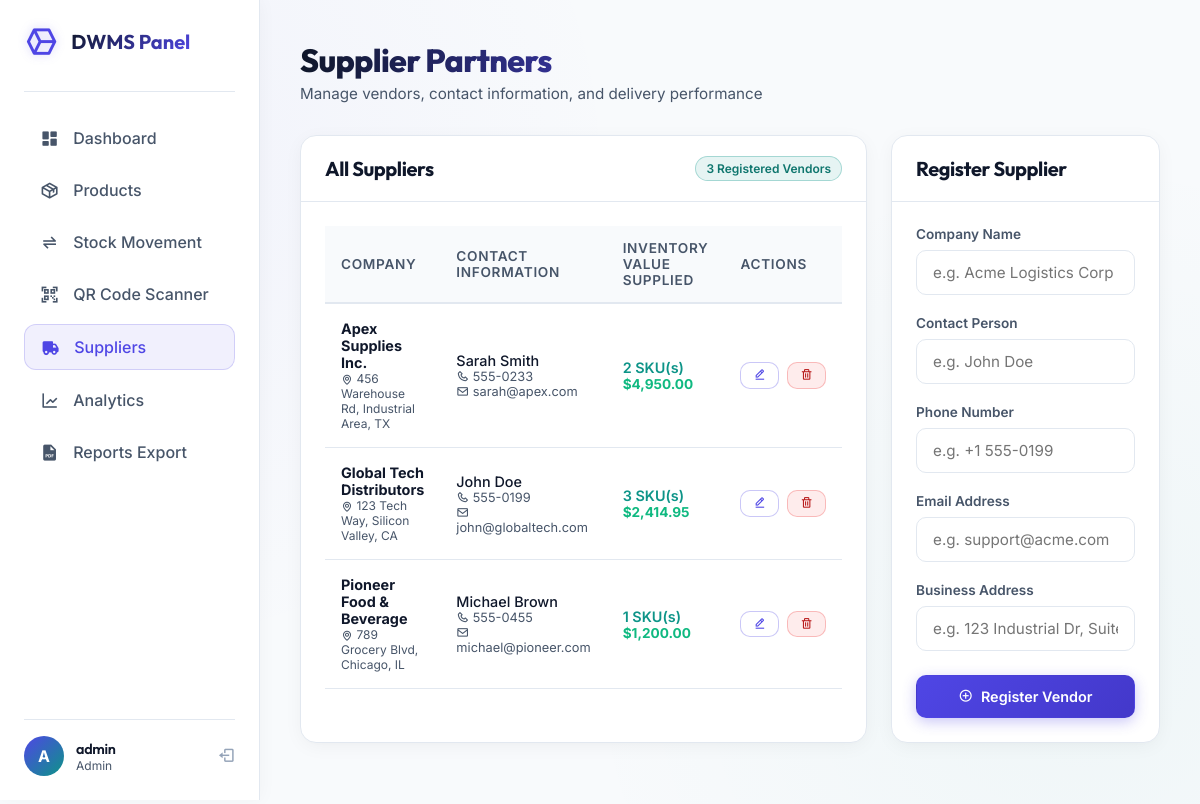
Screenshot of /suppliers/ (signed in) with the database file from the repository.
### tables this page shows
CREATE TABLE suppliers (
    id INTEGER PRIMARY KEY AUTOINCREMENT,
    company_name TEXT UNIQUE NOT NULL,
    contact_person TEXT NOT NULL,
    phone TEXT NOT NULL,
    email TEXT NOT NULL,
    address TEXT NOT NULL
);

### routes/supplier.py (the view)
@supplier_bp.route('/')
@login_required(roles=['Admin', 'Manager'])
def index():
    suppliers = Supplier.get_all()
    stats = Supplier.get_summary_stats()
    performance_map = {p['id']: p for p in stats.get('performance', [])}
    return render_template(
        'suppliers.html',
        active_page='suppliers',
        suppliers=suppliers,
        performance_map=performance_map,
        editing_supplier_id=None
    )

### database/db.py (called while the page is built)
def get_db_connection():
    conn = sqlite3.connect(Config.DB_PATH)
    conn.row_factory = sqlite3.Row
    conn.execute("PRAGMA foreign_keys = ON;")
    return conn

### models/supplier.py (called while the page is built)
    @staticmethod
    def get_all():
        conn = get_db_connection()
        rows = conn.execute("SELECT * FROM suppliers ORDER BY company_name ASC;").fetchall()
        conn.close()
        return [dict(r) for r in rows]

    @staticmethod
    def get_summary_stats():
        conn = get_db_connection()
        stats = {}
        stats['total_suppliers'] = conn.execute("SELECT COUNT(*) FROM suppliers;").fetchone()[0]
        query = """
            SELECT s.id, s.company_name, s.contact_person, COUNT(p.id) AS product_count, SUM(p.quantity * p.unit_price) AS total_value
            FROM suppliers s
            LEFT JOIN products p ON s.id = p.supplier_id
            GROUP BY s.id;
        """
        rows = conn.execute(query).fetchall()
        stats['performance'] = [dict(r) for r in rows]
        conn.close()
        return stats

### routes/auth.py (called while the page is built)
def login_required(roles=None):
    def decorator(f):
        @wraps(f)
        def decorated_function(*args, **kwargs):
            if 'user_id' not in session:
                flash("Please log in to access this page.", "error")
                return redirect(url_for('auth.login'))
            if roles:
                user_role = session.get('user_role')
                allowed_roles = [roles] if isinstance(roles, str) else roles
                if user_role not in allowed_roles:
                    flash("Access Denied: You do not have permissions for this page.", "error")
                    return redirect(url_for('dashboard.index'))
            return f(*args, **kwargs)
        return decorated_function
    return decorator

### templates/suppliers.html (shortened to what this page needs)
{% extends "base.html" %}
{% block content %}
<div class="header-container">
    <div class="page-title">
        <h1>Supplier Partners</h1>
        <p>Manage vendors, contact information, and delivery performance</p>
    </div>
</div>
<div class="content-grid">
    <div class="glass-panel">
        <div class="panel-header">
            <h2>All Suppliers</h2>
            <span class="badge badge-info">{{ suppliers | length }} Registered Vendors</span>
        </div>
        <div class="panel-content">
            {% if suppliers %}
                <div class="table-responsive">
                    <table class="custom-table">
                        <thead>
                            <tr>
                                <th>Company</th>
                                <th>Contact Information</th>
                                <th>Inventory Value Supplied</th>
                                <th>Actions</th>
                            </tr>
                        </thead>
                        <tbody>
                            {% for s in suppliers %}
                                {% set perf = performance_map.get(s.id, {'product_count': 0, 'total_value': 0.0}) %}
                                <tr>
                                    <td>
                                        <div style="font-weight: 700; color: var(--text-primary);">{{ s.company_name }}</div>
                                        <div style="font-size: 0.75rem; color: var(--text-secondary);"><i class='bx bx-map' style="vertical-align: middle;"></i> {{ s.address }}</div>
                                    </td>
                                    <td>
                                        <div style="font-weight: 500;">{{ s.contact_person }}</div>
                                        <div style="font-size: 0.8rem; color: var(--text-secondary);">
                                            <i class='bx bx-phone' style="vertical-align: middle;"></i> {{ s.phone }}<br>
                                            <i class='bx bx-envelope' style="vertical-align: middle;"></i> {{ s.email }}
                                        </div>
                                    </td>
                                    <td>
                                        <div style="font-weight: 600; color: var(--accent-teal);">
                                            {{ perf.product_count }} SKU(s)
                                        </div>
                                        <div style="font-size: 0.85rem; color: var(--accent-success); font-weight: 700;">
                                            ${{ "{:,.2f}".format(perf.total_value or 0.0) }}
                                        </div>
                                    </td>
                                    <td>
                                        <div style="display: flex; gap: 8px; align-items: center;">
                                            <a href="{{ url_for('suppliers.edit_supplier', supplier_id=s.id) }}" class="btn btn-secondary" style="padding: 6px 12px; font-size: 0.8rem; border-color: rgba(79, 70, 229, 0.3); color: var(--accent-purple);" title="Edit Supplier">
                                                <i class='bx bx-edit-alt'></i>
                                            </a>
                                            <form action="{{ url_for('suppliers.delete_supplier', supplier_id=s.id) }}" method="POST" onsubmit="return confirm('Are you sure you want to delete this supplier? Allied products will remain but will not reference a supplier.');" style="display: inline;">
                                                <button type="submit" class="btn btn-danger" style="padding: 6px 12px; font-size: 0.8rem; background: rgba(239, 68, 68, 0.1); color: #b91c1c; border: 1px solid rgba(239, 68, 68, 0.3);" title="Delete Supplier">
                                                    <i class='bx bx-trash'></i>
                                                </button>
                                            </form>
                                        </div>
                                    </td>
                                </tr>
                            {% endfor %}
                        </tbody>
                    </table>
                </div>
            {% else %}
                <div style="text-align: center; padding: 60px 0; color: var(--text-muted);">
                    <i class='bx bxs-truck' style="font-size: 4rem; margin-bottom: 12px; display: block;"></i>
                    <p>No supplier records found. Register a vendor to associate with inventory.</p>
                </div>
            {% endif %}
        </div>
    </div>
    <div class="glass-panel">
        <div class="panel-header">
            <h2>
                {% if editing_supplier_id %}
                    Modify Supplier
                {% else %}
                    Register Supplier
                {% endif %}
            </h2>
        </div>
        <div class="panel-content">
            <form action="{% if editing_supplier_id %}{{ url_for('suppliers.edit_supplier', supplier_id=editing_supplier_id) }}{% else %}{{ url_for('suppliers.add_supplier') }}{% endif %}" method="POST">
                <div class="form-group">
                    <label for="company_name" class="form-label">Company Name</label>
                    <input type="text" id="company_name" name="company_name" class="form-control" placeholder="e.g. Acme Logistics Corp" value="{% if editing_supplier_id %}{{ current_supplier.company_name }}{% endif %}" required>
                </div>
                <div class="form-group">
                    <label for="contact_person" class="form-label">Contact Person</label>
                    <input type="text" id="contact_person" name="contact_person" class="form-control" placeholder="e.g. John Doe" value="{% if editing_supplier_id %}{{ current_supplier.contact_person }}{% endif %}" required>
                </div>
                <div class="form-group">
                    <label for="phone" class="form-label">Phone Number</label>
                    <input type="text" id="phone" name="phone" class="form-control" placeholder="e.g. +1 555-0199" value="{% if editing_supplier_id %}{{ current_supplier.phone }}{% endif %}" required>
                </div>
                <div class="form-group">
                    <label for="email" class="form-label">Email Address</label>
                    <input type="email" id="email" name="email" class="form-control" placeholder="e.g. support@acme.com" value="{% if editing_supplier_id %}{{ current_supplier.email }}{% endif %}" required>
                </div>
                <div class="form-group">
                    <label for="address" class="form-label">Business Address</label>
                    <input type="text" id="address" name="address" class="form-control" placeholder="e.g. 123 Industrial Dr, Suite B" value="{% if editing_supplier_id %}{{ current_supplier.address }}{% endif %}" required>
                </div>
                <div style="display: flex; gap: 12px; margin-top: 24px;">
                    <button type="submit" class="btn btn-primary" style="flex-grow: 1; justify-content: center; padding: 12px;">
                        <i class="bx {% if editing_supplier_id %}bx-save{% else %}bx-plus-circle{% endif %}"></i>
                        <span>{% if editing_supplier_id %}Update Vendor{% else %}Register Vendor{% endif %}</span>
                    </button>
                </div>
            </form>
        </div>
    </div>
</div>
{% endblock %}

### static/css/style.css (style rules this page uses)
:root { --bg-primary: #f8fafc; --bg-secondary: #ffffff; --bg-card: #ffffff; --border-color: #e2e8f0; --border-glow: rgba(79, 70, 229, 0.25); --text-primary: #0f172a; --text-secondary: #475569; --text-muted: #94a3b8; --accent-purple: #4f46e5; --accent-purple-glow: rgba(79, 70, 229, 0.25); --accent-teal: #0d9488; --accent-teal-glow: rgba(13, 148, 136, 0.25); --accent-success: #10b981; --accent-success-glow: rgba(16, 185, 129, 0.25); --accent-danger: #ef4444; --accent-danger-glow: rgba(239, 68, 68, 0.25); --accent-warning: #f59e0b; --font-heading: 'Outfit', sans-serif; --font-body: 'Inter', sans-serif; --transition-smooth: all 0.3s cubic-bezier(0.4, 0, 0.2, 1); --glass-blur: blur(12px); }
* { margin: 0; padding: 0; box-sizing: border-box; }
body { background-color: var(--bg-primary); color: var(--text-primary); font-family: var(--font-body); min-height: 100vh; overflow-x: hidden; background-image: radial-gradient(circle at 10% 20%, rgba(79, 70, 229, 0.04) 0%, transparent 40%), radial-gradient(circle at 90% 80%, rgba(13, 148, 136, 0.04) 0%, transparent 40%); background-attachment: fixed; }
h1, h2, h3, h4, h5, h6 { font-family: var(--font-heading); letter-spacing: -0.02em; font-weight: 600; }
.glass-panel { background: var(--bg-card); border: 1px solid var(--border-color); border-radius: 16px; box-shadow: 0 4px 20px -2px rgba(0, 0, 0, 0.05), 0 2px 6px -1px rgba(0, 0, 0, 0.02); transition: var(--transition-smooth); }
.header-container { display: flex; justify-content: space-between; align-items: center; margin-bottom: 32px; }
.page-title h1 { font-size: 2rem; font-weight: 800; background: linear-gradient(to right, #0f172a, #4f46e5); -webkit-background-clip: text; -webkit-text-fill-color: transparent; }
.page-title p { color: var(--text-secondary); font-size: 0.95rem; margin-top: 4px; }
.btn { display: inline-flex; align-items: center; gap: 8px; padding: 10px 20px; border-radius: 10px; font-family: var(--font-body); font-weight: 600; font-size: 0.9rem; cursor: pointer; transition: var(--transition-smooth); border: 1px solid transparent; text-decoration: none; }
.btn-primary { background: linear-gradient(135deg, var(--accent-purple), #4338ca); color: white; box-shadow: 0 4px 14px 0 rgba(79, 70, 229, 0.3); }
.btn-secondary { background: #ffffff; color: var(--text-primary); border: 1px solid var(--border-color); }
.btn-danger { background: var(--accent-danger); color: white; }
.content-grid { display: grid; grid-template-columns: 2fr 1fr; gap: 24px; margin-bottom: 32px; }
.panel-header { padding: 20px 24px; border-bottom: 1px solid var(--border-color); display: flex; justify-content: space-between; align-items: center; }
.panel-header h2 { font-size: 1.25rem; font-weight: 700; color: var(--text-primary); }
.panel-content { padding: 24px; }
.table-responsive { overflow-x: auto; }
.custom-table { width: 100%; border-collapse: collapse; text-align: left; }
.custom-table th { padding: 14px 16px; font-size: 0.85rem; color: var(--text-secondary); font-weight: 600; text-transform: uppercase; letter-spacing: 0.05em; border-bottom: 2px solid var(--border-color); background: #f8fafc; }
.custom-table td { padding: 16px; font-size: 0.9rem; border-bottom: 1px solid var(--border-color); color: var(--text-primary); vertical-align: middle; }
.custom-table tr { transition: var(--transition-smooth); }
.badge { display: inline-flex; align-items: center; padding: 4px 10px; border-radius: 9999px; font-size: 0.75rem; font-weight: 600; }
.badge-info { background: rgba(13, 148, 136, 0.1); color: #0f766e; border: 1px solid rgba(13, 148, 136, 0.3); }
.form-group { margin-bottom: 20px; }
.form-label { display: block; font-size: 0.85rem; color: var(--text-secondary); font-weight: 600; margin-bottom: 8px; }
.form-control { width: 100%; background: #ffffff; border: 1px solid var(--border-color); border-radius: 10px; padding: 12px 16px; color: var(--text-primary); font-family: var(--font-body); font-size: 0.95rem; transition: var(--transition-smooth); }

### rows the page displays
suppliers: company_name "Apex Supplies Inc.", address "456 Warehouse Rd, Industrial Area, TX", contact_person "Sarah Smith", phone "555-0233", email "sarah@apex.com", product_count "2", total_value "4,950.00"
suppliers: company_name "Global Tech Distributors", address "123 Tech Way, Silicon Valley, CA", contact_person "John Doe", phone "555-0199", email "john@globaltech.com", product_count "3", total_value "2,414.95"
suppliers: company_name "Pioneer Food & Beverage", address "789 Grocery Blvd, Chicago, IL", contact_person "Michael Brown", phone "555-0455", email "michael@pioneer.com", product_count "1", total_value "1,200.00"

### other values shown
{{ session.get('username', 'U')[0] | upper }} "A"
{{ session.get('username', 'Guest') }} "admin"
{{ session.get('user_role', 'Staff') }} "Admin"
{{ suppliers | length }} "3"
